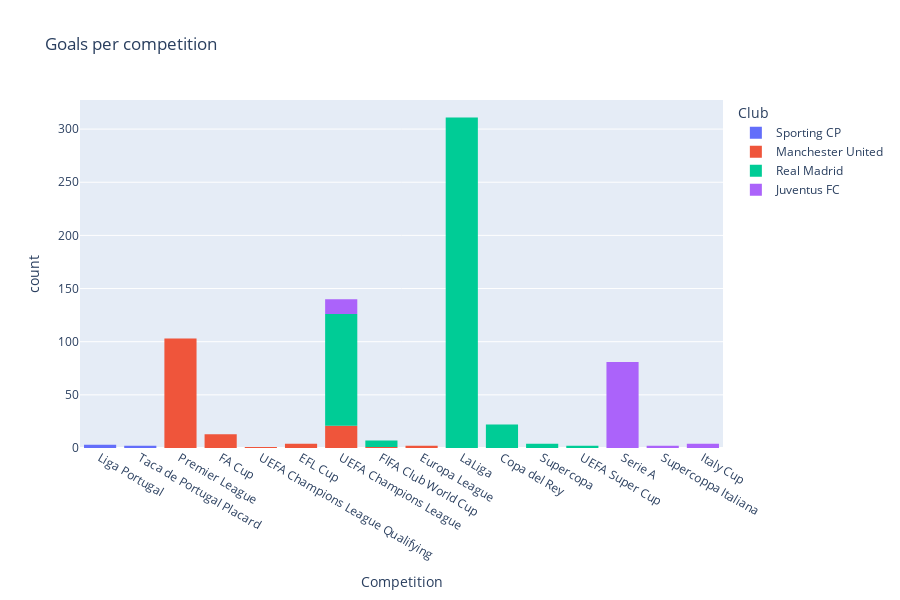

The cell this chart's notebook holds for it:
### Markdown cell above
# **Goals per competition**

### Code cell
px.histogram(
    data,
    x='Competition',
    title="Goals per competition",
    log_x=False,#log_x, is set to True, the x-axis will be displayed on a logarithmic scale
    log_y=False,#log_y,is set to True, the x-axis will be displayed on a logarithmic scale
   
    height=600,
    color='Club',
    hover_name='Club',
    hover_data=['Competition','Season','Club'])
#Instead of this code we use this one but comparing to histogram ,histrogram is better in visual
#plot = sns.countplot(x="Competition", data=data)
#plot.set_xticklabels(plot.get_xticklabels(), rotation=90)
#plt.show()

### Figure 1 — Plotly figure (JSON) as saved in the notebook; plotly's stock layout.template omitted (floating-point values rounded to 4 significant figures; data arrays with more than 128 entries replaced by an {"elided": "..."} marker saying what was removed)
{"data": [{"alignmentgroup": "True", "bingroup": "x", "hovertemplate": "Club=Sporting CP<br>Competition=%{x}<br>count=%{y}<extra></extra>", "legendgroup": "Sporting CP", "marker": {"color": "#636efa", "pattern": {"shape": ""}}, "name": "Sporting CP", "offsetgroup": "Sporting CP", "orientation": "v", "showlegend": true, "type": "histogram", "x": ["Liga Portugal", "Liga Portugal", "Liga Portugal", "Taca de Portugal Placard", "Taca de Portugal Placard"], "xaxis": "x", "yaxis": "y"}, {"alignmentgroup": "True", "bingroup": "x", "hovertemplate": "Club=Manchester United<br>Competition=%{x}<br>count=%{y}<extra></extra>", "legendgroup": "Manchester United", "marker": {"color": "#EF553B", "pattern": {"shape": ""}}, "name": "Manchester United", "offsetgroup": "Manchester United", "orientation": "v", "showlegend": true, "type": "histogram", "x": {"elided": "145 str values"}, "xaxis": "x", "yaxis": "y"}, {"alignmentgroup": "True", "bingroup": "x", "hovertemplate": "Club=Real Madrid<br>Competition=%{x}<br>count=%{y}<extra></extra>", "legendgroup": "Real Madrid", "marker": {"color": "#00cc96", "pattern": {"shape": ""}}, "name": "Real Madrid", "offsetgroup": "Real Madrid", "orientation": "v", "showlegend": true, "type": "histogram", "x": {"elided": "450 str values"}, "xaxis": "x", "yaxis": "y"}, {"alignmentgroup": "True", "bingroup": "x", "hovertemplate": "Club=Juventus FC<br>Competition=%{x}<br>count=%{y}<extra></extra>", "legendgroup": "Juventus FC", "marker": {"color": "#ab63fa", "pattern": {"shape": ""}}, "name": "Juventus FC", "offsetgroup": "Juventus FC", "orientation": "v", "showlegend": true, "type": "histogram", "x": ["Serie A", "Serie A", "Serie A", "Serie A", "Serie A", "Serie A", "Serie A", "UEFA Champions League", "Serie A", "Serie A", "Serie A", "Serie A", "Serie A", "Serie A", "Serie A", "Supercoppa Italiana", "Serie A", "Serie A", "Serie A", "Serie A", "Serie A", "UEFA Champions League", "UEFA Champions League", "UEFA Champions League", "UEFA Champions League", "UEFA Champions League", "Serie A", "Serie A", "Serie A", "Serie A", "Serie A", "UEFA Champions League", "Serie A", "Serie A", "Serie A", "Serie A", "UEFA Champions League", "Serie A", "Serie A", "Serie A", "Serie A", "Serie A", "Serie A", "Serie A", "Serie A", "Serie A", "Italy Cup", "Serie A", "Serie A", "Serie A", "Serie A", "Italy Cup", "Serie A", "Serie A", "Serie A", "Serie A", "Serie A", "Serie A", "Serie A", "Serie A", "Serie A", "Serie A", "Serie A", "UEFA Champions League", "UEFA Champions League", "Serie A", "Serie A", "Serie A", "Serie A", "Serie A", "Serie A", "Serie A", "Serie A", "UEFA Champions League", "UEFA Champions League", "UEFA Champions League", "UEFA Champions League", "Serie A", "Serie A", "Serie A", "Serie A", "Serie A", "Serie A", "Serie A", "Supercoppa Italiana", "Italy Cup", "Italy Cup", "Serie A", "Serie A", "Serie A", "Serie A", "Serie A", "Serie A", "Serie A", "Serie A", "Serie A", "Serie A", "Serie A", "Serie A", "Serie A", "Serie A"], "xaxis": "x", "yaxis": "y"}], "layout": {"barmode": "relative", "height": 600, "legend": {"title": {"text": "Club"}, "tracegroupgap": 0}, "title": {"text": "Goals per competition"}, "xaxis": {"anchor": "y", "domain": [0.0, 1.0], "title": {"text": "Competition"}}, "yaxis": {"anchor": "x", "domain": [0.0, 1.0], "title": {"text": "count"}}}}
